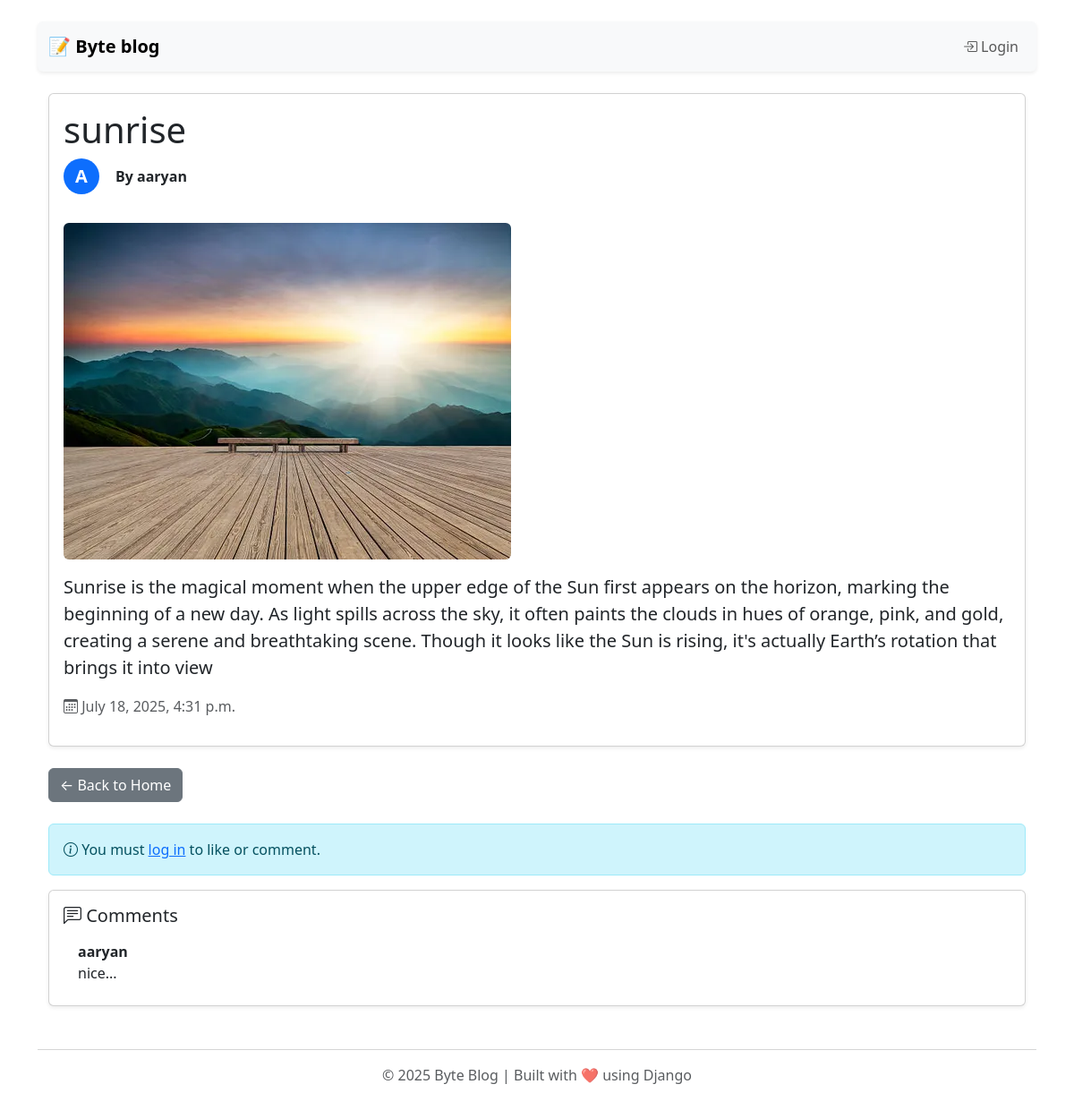
The page /post/22/ on the database its author committed.
### blog/models.py (models this page shows, shortened)
class Post(models.Model):
    title=models.CharField(max_length=200)
    image = models.ImageField(upload_to='post_images/', blank=True, null=True)
    content=models.TextField()
    date_created=models.DateTimeField(auto_now_add=True)
    author = models.ForeignKey(User, on_delete=models.CASCADE ,default=1)

class Comment(models.Model):
    post = models.ForeignKey(Post, on_delete=models.CASCADE, related_name='comments')
    author = models.ForeignKey(User, on_delete=models.CASCADE)
    content = models.TextField()
    created_at = models.DateTimeField(auto_now_add=True)

### blog/views.py (the view, shortened to what this page needs)
# urls.py: path('post/<int:post_id>/',views.post_detail,name='post_detail'),
def post_detail(request, post_id):
    post = get_object_or_404(Post, id=post_id)
    comments = post.comments.all().order_by('-created_at')  # Most recent comments first
    liked = False
    if request.user.is_authenticated:
        liked = Like.objects.filter(post=post, user=request.user).exists()
    context = {
        'post': post,
        'comments': comments,
        'liked': liked,
    }
    return render(request, 'blog/post_detail.html', context)

### templates/blog/post_detail.html (shortened to what this page needs)
{% extends 'blog/base.html' %}
{% block content %}
<div class="container mt-4">
  <div class="card mb-4 shadow-sm">
    <div class="card-body">
      <h1 class="card-title">{{ post.title }}</h1>
      <div class="d-flex align-items-center mb-3">
  {% if post.author.profile.image %}
    <img src="{{ post.author.profile.image.url }}" alt="Avatar"
         class="rounded-circle" height="40" width="40">
  {% else %}
    <div class="avatar-placeholder">
      {{ post.author.first_name|default:post.author.username|slice:":1"|upper }}
    </div>
  {% endif %}
  <strong class="ms-2">By {{ post.author }}</strong>
</div>
      {% if post.image %}
        <img src="{{ post.image.url }}" alt="Post Image" class="img-fluid rounded my-3" style="max-height: 400px;">
      {% endif %}
      <p class="card-text fs-5">{{ post.content }}</p>
      <p class="text-muted">
        <i class="bi bi-calendar3"></i> {{ post.date_created|date:"F j, Y, g:i a" }}
      </p>
    </div>
  </div>
  <a href="{% url 'home' %}" class="btn btn-secondary mb-4">← Back to Home</a>
  {% if user.is_authenticated %}
    <form method="POST" action="{% url 'like_post' post_id=post.id %}" class="mb-3 d-flex align-items-center gap-2">
      {% csrf_token %}
      <button type="submit" class="btn btn-outline-primary">
        <i class="bi bi-hand-thumbs-up"></i> {{ liked|yesno:"Unlike,Like" }}
      </button>
      <span class="text-muted">{{ post.likes.count }} like{{ post.likes.count|pluralize }}</span>
    </form>
    <div class="card mb-4 shadow-sm">
      <div class="card-body">
        <h5 class="card-title">Leave a Comment</h5>
        <form method="POST">
          {% csrf_token %}
          <div class="mb-3">
            <textarea name="comment" rows="3" class="form-control" placeholder="Write your comment..." required></textarea>
          </div>
          <button type="submit" class="btn btn-success">
            <i class="bi bi-chat-dots"></i> Post Comment
          </button>
        </form>
      </div>
    </div>
  {% else %}
    <div class="alert alert-info">
      <i class="bi bi-info-circle"></i> You must <a href="{% url 'login' %}">log in</a> to like or comment.
    </div>
  {% endif %}
  <div class="card shadow-sm">
    <div class="card-body">
      <h5 class="card-title"><i class="bi bi-chat-left-text"></i> Comments</h5>
      {% if comments %}
        <ul class="list-group list-group-flush">
          {% for comment in comments %}
            <li class="list-group-item d-flex justify-content-between">
              <div>
                <strong>{{ comment.author.username }}</strong>
                <br>
                {{ comment.content }}
              </div>
            </li>
          {% endfor %}
        </ul>
      {% else %}
        <p class="text-muted">No comments yet. Be the first to comment!</p>
      {% endif %}
    </div>
  </div>
</div>
{% endblock %}

### templates/blog/base.html (style rules this page uses)
body { transition: background-color 0.3s, color 0.3s; }

### templates/blog/post_detail.html (style rules this page uses)
.avatar-placeholder { width: 40px; height: 40px; background-color: #0d6efd; color: white; font-weight: bold; font-size: 20px; border-radius: 50%; display: inline-flex; align-items: center; justify-content: center; margin-right: 10px; }

### rows shown on the page
Post: title "sunrise", author.first_name "A", author "aaryan", image (picture), content "Sunrise is the magical moment when the upper edge of the Sun first appears on the horizon, marking the beginning of a new day. As light spills across the sky, it often paints the clouds in hues of orange, pink, and gold, creating a serene and breathtaking scene. Though it looks like the Sun is rising, it's actually Earth’s rotation that brings it into view", date_created "July 18, 2025, 4:31 p.m."
Comment: author.username "aaryan", content "nice..."
